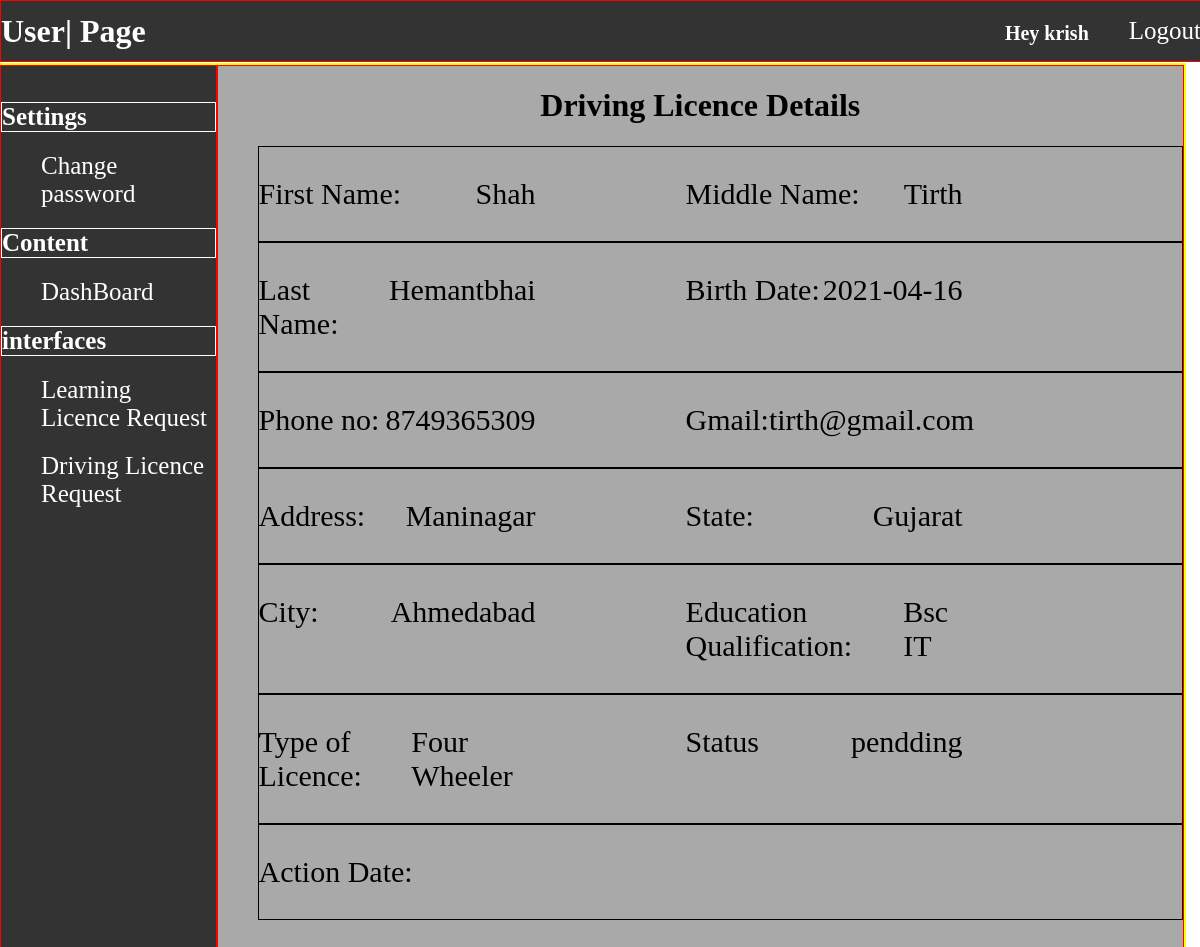
/user/show_driving_licence.php (signed in), run on the app's committed database.
### tables this page shows
CREATE TABLE `driving_lis_data` (
  `First_Name` varchar(200) NOT NULL,
  `Middle_Name` varchar(200) NOT NULL,
  `Last_Name` varchar(200) NOT NULL,
  `Username` varchar(200) NOT NULL,
  `Pass` varchar(200) NOT NULL,
  `Birth_Date` varchar(200) NOT NULL,
  `Phone_no` bigint(20) NOT NULL,
  `Email` varchar(200) NOT NULL,
  `Address` varchar(300) NOT NULL,
  `State` varchar(200) NOT NULL,
  `City` varchar(200) NOT NULL,
  `Education` varchar(200) NOT NULL,
  `Licence_Type` varchar(200) NOT NULL,
  `Status` varchar(200) NOT NULL,
  `Action_Date` varchar(200) NOT NULL
);

### user/show_driving_licence.php (the view, shortened to what this page needs)
<?php
$uname = $_SESSION['username'];
$sname = $_SESSION['name'];
?>
<!DOCTYPE html>
<html lang="en">
<head>
</head>
</head>
<body>
<div class="main">
    <div class="nav">
        <div class="name">
            <h3>User| Page</h3>
        </div>
        <div class="link">
        <h4 class="sname">Hey <?php echo $sname;?></h4>
            <a href="../user/home.php">Logout</a>
        </div>
    </div>
</div>
<div class="part2">
    <div class="nav2">
    <ul>
        <li>
            <li><h4>Settings</h4></li>
            <li><a href="../user/user_change_password.php">Change password</a></li>
            <li><h4>Content</h4></li>
            <li><a href="../user/user_home.php">DashBoard</a></li>
            <li><h4>interfaces</h4></li>
            <li><a href="../user/learning_licence_form.php">Learning Licence Request</a></li>
            <li><a href="../user/driving_licence_form.php">Driving Licence Request</a></li>
        </li>
    </ul>
    </div>
    <div class="content">
        <div class="hed">
            <h1>Driving Licence Details</h1>
        </div>
<?php
    $servername = "localhost";
    $username = "root";
    $password = "";
    $database = "rto";
    $con = new mysqli($servername,$username,$password,$database);
    $query = "select * from driving_lis_data where Username='$uname' ;";
    $select = $con->query($query);
    while($row=mysqli_fetch_assoc($select))
    {
?>
        <div class="d1">
            <div class="d11">
                <p>First Name:</p>
                <p><?php echo $row['First_Name'];?></p>
            </div>
            <div class="d12">
                <p>Middle Name:</p>
                <p><?php echo $row['Middle_Name'];?></p>
            </div>
        </div>
        <div class="d2">
            <div class="d21">
                <p>Last Name:</p>
                <p><?php echo $row['Last_Name'];?></p>
            </div>
            <div class="d22">
                <p>Birth Date:</p>
                <p><?php echo $row['Birth_Date'];?></p>
            </div>
        </div>
        <div class="d3">
            <div class="d31">
                <p>Phone no:</p>
                <p><?php echo $row['Phone_no'];?></p>
            </div>
            <div class="d32">
                <p>Gmail:</p>
                <p><?php echo $row['Email'];?></p>
            </div>
        </div>
        <div class="d4">
            <div class="d41">
                <p>Address:</p>
                <p><?php echo $row['Address'];?></p>
            </div>
            <div class="d42">
                <p>State:</p>
                <p><?php echo $row['State'];?></p>
            </div>
        </div>
        <div class="d5">
        <div class="d51">
            <p>City:</p>
            <p><?php echo $row['City'];?></p>
        </div>
        <div class="d52">
            <p>Education Qualification:</p>
            <p><?php echo $row['Education'];?></p>
        </div>
    </div>
    <div class="d6">
        <div class="d61">
        <p>Type of Licence:</p>
        <p><?php echo $row['Licence_Type'];?></p>
        </div>
        <div class="d62">
            <p>Status</p>
            <p><?php echo $row['Status'];?></p>
        </div>
    </div>
    <div class="d7">
        <div class="d71">
            <p>Action Date:</p>
        </div>
    </div>
    </div>
<?php
}
?>
</div>
</body>
</html>

### user/show_driving_licence.php (style rules this page uses)
.main { display: flex; flex-direction: column; }
.nav { height: 60px; width: 100%; left: 0; position: absolute; top: 0px; border: 1px solid red; background-color: rgba(0, 0, 0, 0.8); display: flex; flex-direction: row; align-items: center; }
.nav h3 { width: 300px; color:white; font-size: 2em; }
.name { display: flex; align-items: center; justify-content: center; height: 40px; }
.link { width:80%; display: flex; justify-content: end; }
.link a { font-size: 25px; }
ul { list-style: none; }
h4 { border: 1px solid; padding: 0; margin: 0px; margin-left: 0px; }
li { margin-bottom: 20px; }
li h4 { margin-left: -40px; color: white; font-size: 25px; }
li a { font-size: 25px; }
a { text-decoration: none; }
.nav a , .nav2 a { color: white; }
.nav2 { width: 20%; top: 40px; height: 1000px; margin-left: 0px; border:1px solid red; display: flex; justify-content:start; background-color: rgba(0, 0, 0, 0.8); }
.content { border: 1px solid red; width:90%; background-color: darkgrey; }
.hed { width: 100%; display: flex; flex-direction: column; align-items: center; }
.part2 { width: 100%; height: 1000px; border: 2px solid yellow; margin-top: 55px; display: flex; flex-direction: row; margin-left: -10px; }
.d1 , .d2 , .d3 , .d4 , .d5 , .d6 , .d7 , .d8 { display: flex; flex-direction: row; border: 1px solid; margin-left: 40px; }
.d11 , .d21 , .d31 , .d41 , .d51 , .d61 , .d71 , .d81 { display: flex; flex-direction: row; font-size: 30px; width: 30%; justify-content: space-between; }
.d12 , .d22 , .d32 , .d42 , .d52 , .d62 , .d72 , .d82 { margin-left: 150px; display: flex; flex-direction: row; font-size: 30px; width: 30%; justify-content:space-between; }
.sname { margin-right:40px; color:white; font-size:20px; border:none; margin-top:5px; }

### data on the page
driving_lis_data: First_Name "Shah", Middle_Name "Tirth", Last_Name "Hemantbhai", Birth_Date "2021-04-16", Phone_no "8749365309", Email "tirth@gmail.com", Address "Maninagar", State "Gujarat", City "Ahmedabad", Education "Bsc IT", Licence_Type "Four Wheeler", Status "pendding"

### other printed values
$sname "krish"
